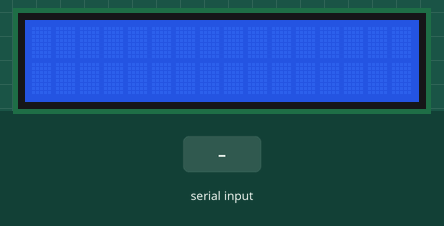
This sketch was run on a simulated Arduino Uno, built with avr-gcc and run on an emulated ATmega328P. Shown: 16×2 character LCD. The inputs (shaded band) are chosen by the test bench.

Above: at 1.2 s.
1.3 s: "1" received over Serial
At 2.8 s:
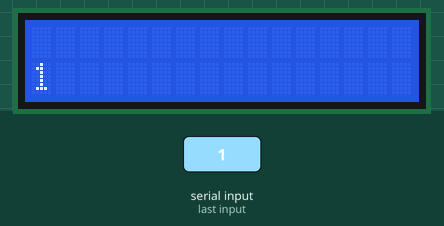
3.8 s: "0" received over Serial
At 5.9 s:
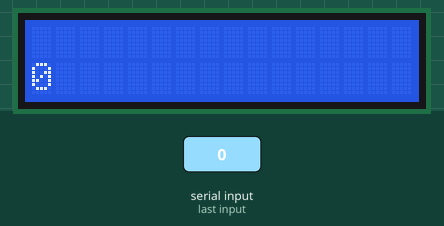
6.3 s: "2" received over Serial
At 7.8 s:
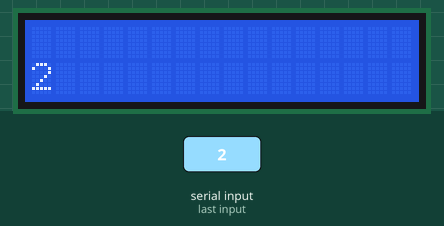
Timing chart, 0 to 9.3 s (numbered marks = the images above; inputs shaded):
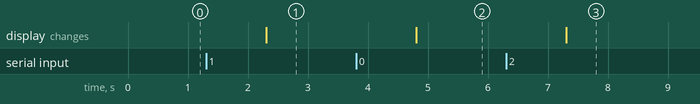

Measured:
- after the input at 1.3 s, the display: changes after 1.0 s (image 1)
- after the input at 3.8 s, the display: changes after 1.0 s (image 2)
- after the input at 6.3 s, the display: changes after 1.0 s (image 3)

The sketch:

arduino2.ino
```cpp
#include <Wire.h>
#include <LiquidCrystal_I2C.h>

LiquidCrystal_I2C lcd(0x27, 16, 2);

String msg = "";

void setup() {
  Serial.begin(9600);

  lcd.init();
  lcd.backlight();

  lcd.setCursor(0, 0);
}

void loop() {

  if (Serial.available()) {
    msg = Serial.readString();
    msg.trim();

    lcd.clear();
    lcd.setCursor(0, 0);

    lcd.setCursor(0, 1);
    lcd.print(msg);
  }
}
```
